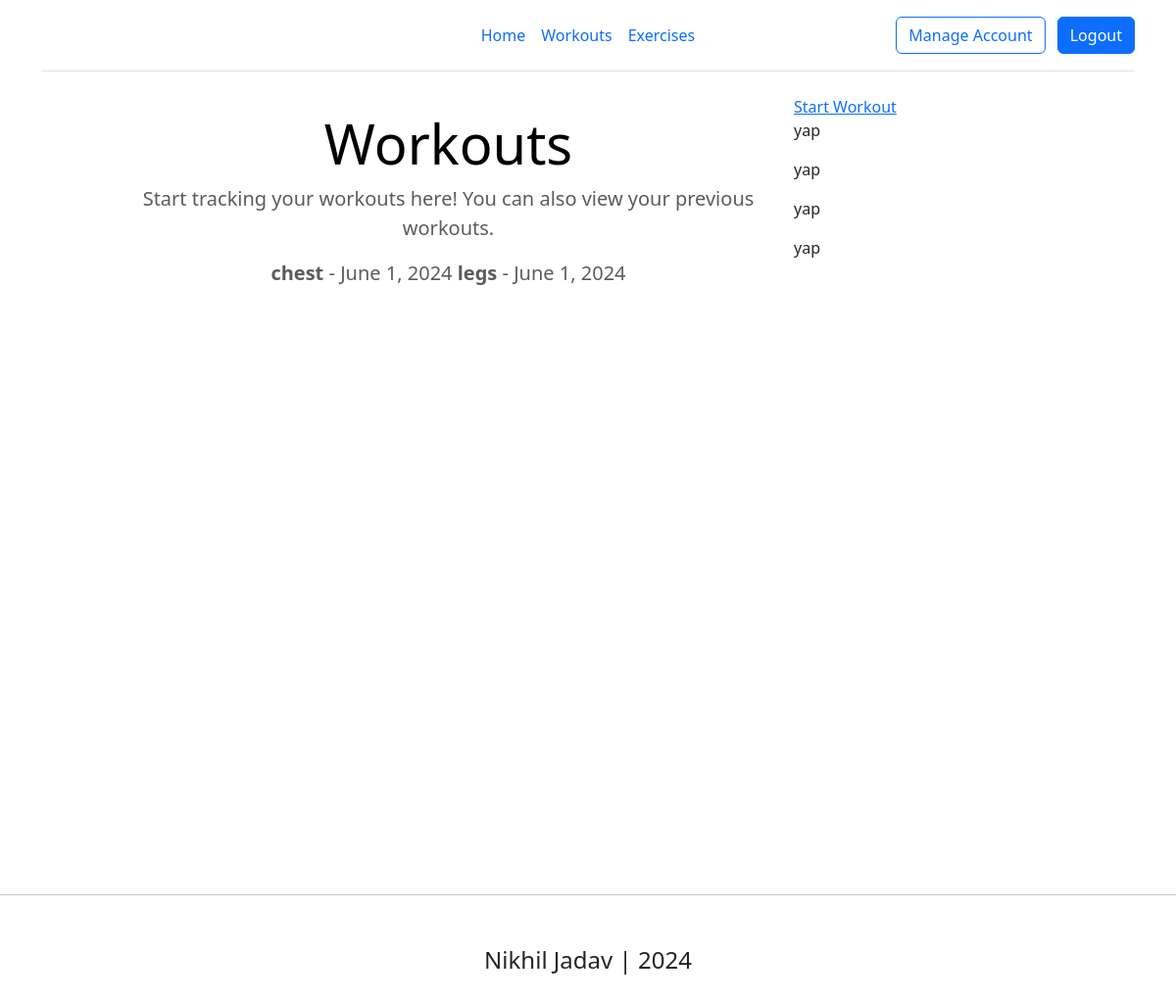
Before: /workoutLogger/home/ (signed in) with the older database file.
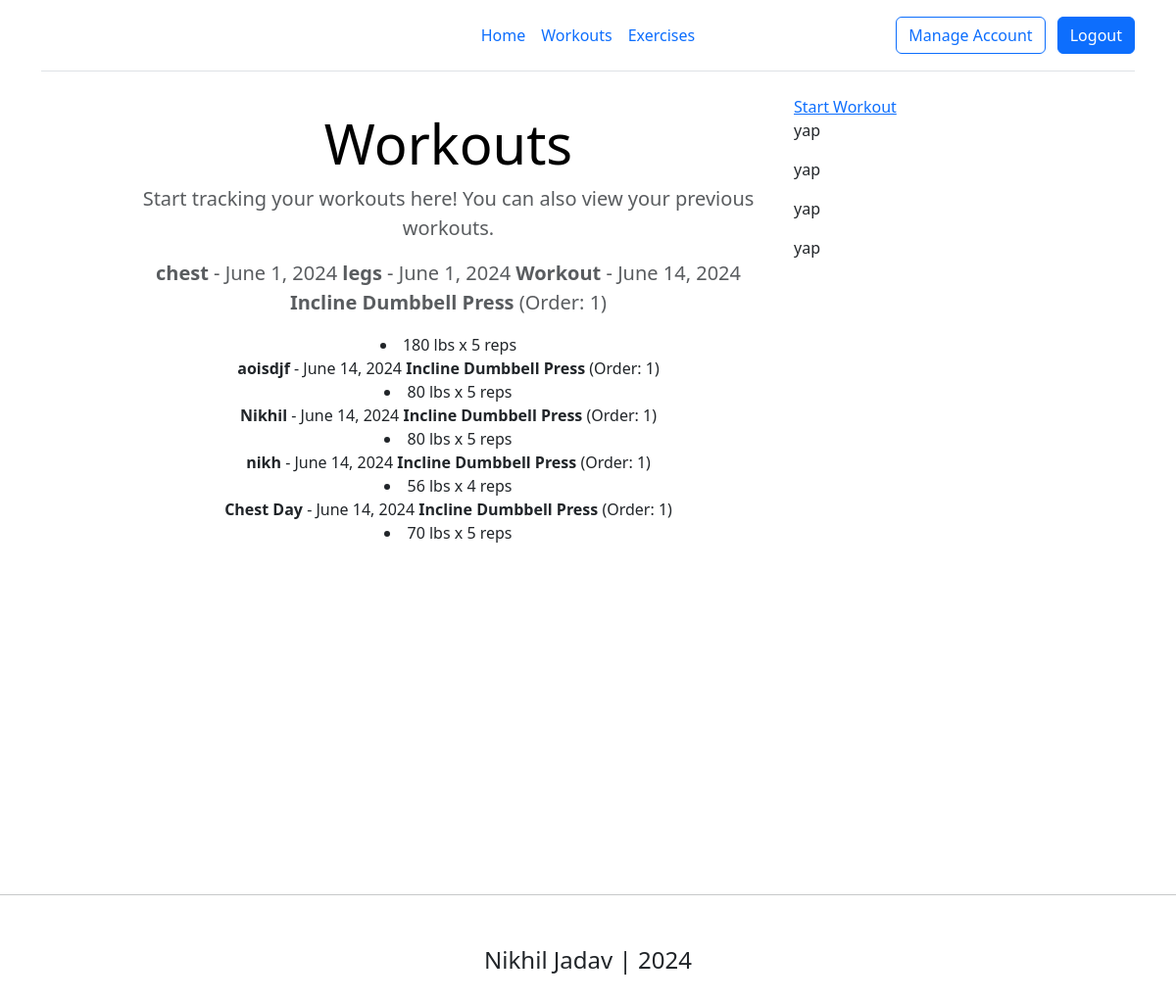
After: the same page with the newer database file.
### workoutLogger/models.py (models this page shows, shortened)
class Workout(models.Model):
    user                    = models.ForeignKey(settings.AUTH_USER_MODEL, on_delete=models.CASCADE)
    title                   = models.CharField(max_length=255)
    date                    = models.DateField(auto_now_add=True)
    slug                    = models.SlugField(blank=True, unique=True)
    image                   = models.ImageField(upload_to=upload_location, null=True, blank=True)

class Exercise(models.Model):
    workout                 = models.ForeignKey(Workout, related_name="exercises", on_delete=models.CASCADE)
    preset_exercise         = models.ForeignKey(presetExercise, related_name='instances', on_delete=models.CASCADE)
    order                   = models.PositiveIntegerField()

class presetExercise(models.Model):
    name                    = models.CharField(max_length=255, unique=True)
    description             = models.TextField(blank=True)
    slug                    = models.SlugField(blank=True, unique=True)

class Set(models.Model):
    exercises               = models.ForeignKey(Exercise, related_name='sets', on_delete=models.CASCADE)
    previous_weight         = models.IntegerField(null=True, blank=True)
    previous_reps           = models.IntegerField(null=True, blank=True)
    weight                  = models.IntegerField()
    reps                    = models.IntegerField()

### workoutLogger/views.py (the view)
# urls.py: path('home/', workout_log_home, name="workoutLogHome"),
def workout_log_home(request):
    context = {}
    workouts = Workout.objects.filter(user=request.user)
    context['workouts'] = workouts
    return render(request, "workoutLogger/workout_log_home.html", context)

### workoutLogger/templates/workoutLogger/workout_log_home.html (shortened to what this page needs)
{% extends 'base.html' %}
{% block content %}
<div class="container">
    <div class="row">
        <div class="left-column col-lg-7 offset-lg-1">
            <div class="pricing-header p-3 pb-md-4 mx-auto text-center">
                <h1 class="display-4 fw-normal text-body-emphasis">Workouts</h1>
                <p class="fs-5 text-body-secondary">Start tracking your workouts here! You can also view your previous workouts.</p>
                <p class="fs-5 text-body-secondary">
                    {% for workout in workouts %}
                        <strong> {{ workout.title }} </strong> - {{ workout.date }}
                        {% for exercise in workout.exercises.all %}
                            <strong> {{ exercise.preset_exercise.name }}</strong> (Order: {{ exercise.order }})
                            {% for set in exercise.sets.all %}
                                <li>{{ set.weight }} lbs x {{set.reps}} reps</li>
                            {% endfor %}
                        {% endfor %}
                     {% endfor %}
                </p>
            </div>
        </div>
        <div class="right-column col-lg-3 d-lg-flex d-none flex-column">
            <div class="create-post-bar">
                <a href="{% url 'workoutLogger:createLog' %}">Start Workout</a>
                <p>yap</p>
                <p>yap</p>
                <p>yap</p>
                <p>yap</p>
            </div>
        </div>
    </div>
</div>
{% endblock content %}

Changed rows visible on the page:
added Workout: title "Workout", date "June 14, 2024"
added Exercise: preset_exercise.name "Incline Dumbbell Press", order "1", shown under "Workout"
added Set: weight "180", reps "5", shown under "Incline Dumbbell Press"
added Workout: title "aoisdjf", date "June 14, 2024"
added Exercise: preset_exercise.name "Incline Dumbbell Press", order "1", shown under "aoisdjf"
added Set: weight "80", reps "5", shown under "Incline Dumbbell Press"
added Workout: title "Nikhil", date "June 14, 2024"
added Exercise: preset_exercise.name "Incline Dumbbell Press", order "1", shown under "Nikhil"
added Set: weight "80", reps "5", shown under "Incline Dumbbell Press"
added Workout: title "nikh", date "June 14, 2024"
added Exercise: preset_exercise.name "Incline Dumbbell Press", order "1", shown under "nikh"
added Set: weight "56", reps "4", shown under "Incline Dumbbell Press"
added Workout: title "Chest Day", date "June 14, 2024"
added Exercise: preset_exercise.name "Incline Dumbbell Press", order "1", shown under "Chest Day"
added Set: weight "70", reps "5", shown under "Incline Dumbbell Press"
